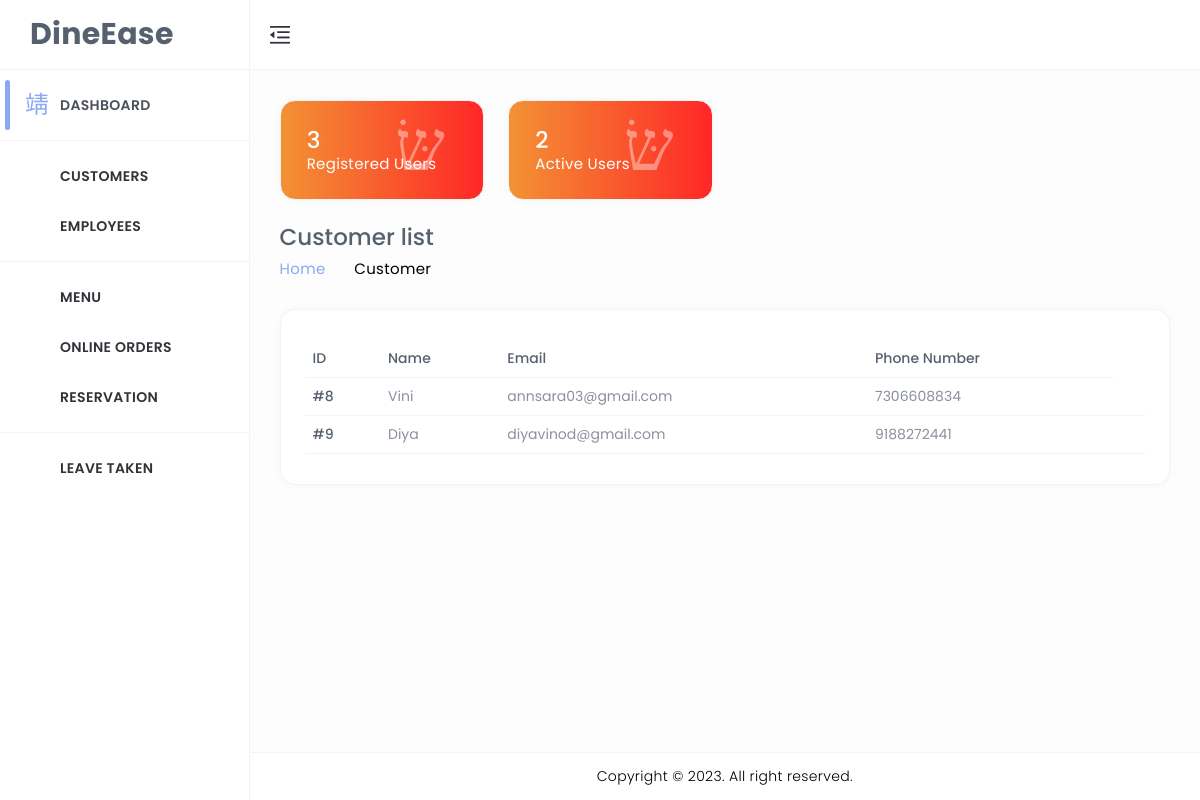
The app's page /user_list, older data.
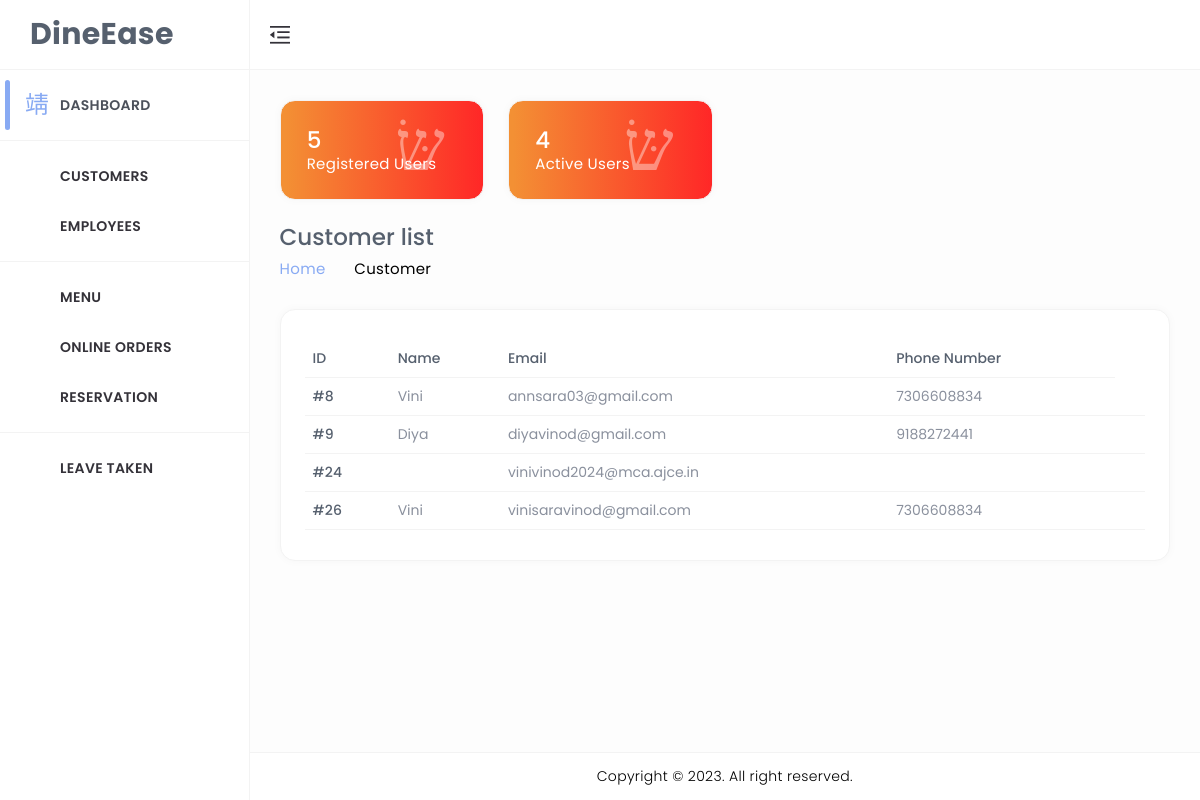
The same page, newer data.
### home/models.py (models this page shows, shortened)
class CustomUser(AbstractUser):
    CUSTOMER = 1
    EMPLOYEE = 2
    ROLE_CHOICE = (
        (CUSTOMER, 'CUSTOMER'),
        (EMPLOYEE, 'EMPLOYEE'),
    )
    username=None
    first_name = None
    last_name = None
    USERNAME_FIELD = 'email'
    name = models.CharField(max_length=50)
    email = models.EmailField(max_length=100, unique=True)
    phone = models.CharField(max_length=12, blank=True)
    password = models.CharField(max_length=128)
    role = models.IntegerField(choices=ROLE_CHOICE, blank=True, null=True,default='1')
    is_admin = models.BooleanField(default=False)
    is_staff = models.BooleanField(default=False)
    is_active = models.BooleanField(default=True)
    is_superadmin = models.BooleanField(default=False)
    REQUIRED_FIELDS = ['name', 'phone']
    objects = UserManager()

### home/views.py (the view)
# urls.py: path('user_list',user_list,name='user_list'),
def user_list(request):
    user_lists = CustomUser.objects.filter(role='1')
    user_count=CustomUser.objects.filter(is_admin='0', role='1').count()
    active_user_count = CustomUser.objects.filter(is_active='1', is_admin='0',role='1').count()
    print(user_lists)
    return render(request, 'admin_dashboard/user-list.html', {'user_lists': user_lists, 'user_count': user_count,'active_user_count': active_user_count})

### templates/admin_dashboard/user-list.html (shortened to what the changed rows need)
{% load static %}
<!DOCTYPE html>
<html lang="en" dir="ltr">
<head>
	<link href="{% static 'assets/css/materialdesignicons.min.css' %}" rel="stylesheet" />
	<link href="{% static 'assets/plugins/simplebar/simplebar.css' %}" rel="stylesheet" />
	<link href="{% static 'assets/plugins/data-tables/datatables.bootstrap5.min.css' %}" rel='stylesheet'>
	<link href="{% static 'assets/plugins/data-tables/responsive.datatables.min.css' %}" rel='stylesheet'>
	<link id="{% static 'style.css' %}" rel="stylesheet" href="{% static 'assets/css/style.css' %}" />
</head>
<body class="ec-header-fixed ec-sidebar-fixed ec-sidebar-dark ec-header-light" id="body">
	<div class="wrapper">
		<div class="ec-page-wrapper">
			<div class="ec-content-wrapper">
				<div class="content">
					<div class="row">
						<div class="col-xl-3 col-sm-6 p-b-15 lbl-card">
							<div class="card card-mini dash-card card-1">
								<div class="card-body">
									<h2>{{ user_count }}</h2>
									<p>Registered Users</p>
									<span class="mdi mdi-account-arrow-left"></span>
								</div>
							</div>
						</div>
						<div class="col-xl-3 col-sm-6 p-b-15 lbl-card">
							<div class="card card-mini dash-card card-1">
								<div class="card-body">
									<h2>{{ active_user_count }}</h2>
									<p>Active Users</p>
									<span class="mdi mdi-account-arrow-left"></span>
								</div>
							</div>
						</div>
					</div>
					<div class="breadcrumb-wrapper breadcrumb-contacts">
						<div>
							<h1>Customer list</h1>
						</div>
					</div>
					<div class="row">
						<div class="col-xl-12 col-lg-12">
							<div class="ec-cat-list card card-default">
								<div class="card-body">
									<div class="table-responsive">
										<table id="responsive-data-table" class="table">
											<thead>
												<tr>
													<th>ID</th>
													<th>Name</th>
													<th>Email</th>
													<th>Phone Number</th>
												</tr>
											</thead>
											<tbody>
												{% for users_lists in user_lists %}
												{% if users_lists.is_active %}
													<tr>
														<td>#{{ users_lists.id }}</td>
														<td>{{ users_lists.name }}</td>
														<td>{{ users_lists.email }}</td>
														<td>{{ users_lists.phone }}</td>
														<td>
														</td>
													</tr>
													{% endif %}
												{% endfor %}
											</tbody>
										</table>
									</div>
								</div>
							</div>
						</div>
					</div>
				</div>
			</div>
		</div>
	</div>
</body>
</html>

Row changes from the older to the newer data that the page shows:
added CustomUser: id "24", email "vinivinod2024@mca.ajce.in"
added CustomUser: id "26", name "Vini", email "vinisaravinod@gmail.com", phone "7306608834"
Text that changed along with them:
{{ user_count }}: "3" → "5"
{{ active_user_count }}: "2" → "4"
